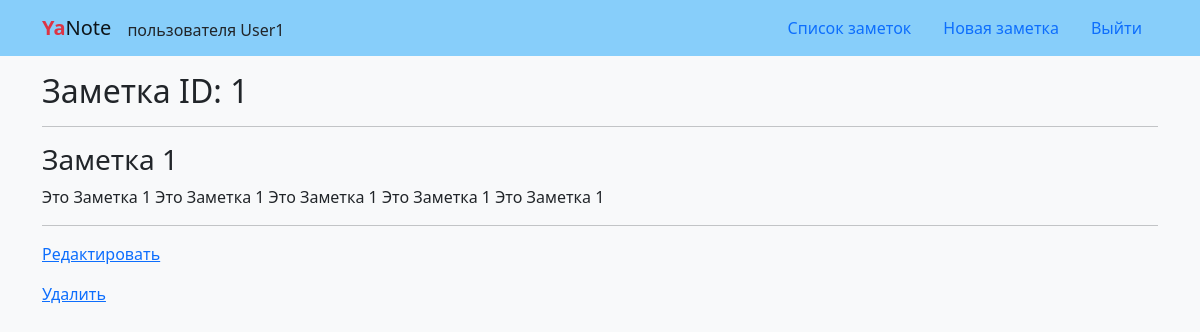
Screenshot of /note/zametka-1/ (signed in) with the database file from the repository.
### notes/models.py (models this page shows, shortened)
class Note(models.Model):
    title = models.CharField(
        'Заголовок',
        max_length=100,
        default='Название заметки',
        help_text='Дайте короткое название заметке'
    )
    text = models.TextField(
        'Текст',
        help_text='Добавьте подробностей'
    )
    slug = models.SlugField(
        'Адрес для страницы с заметкой',
        max_length=100,
        unique=True,
        blank=True,
        help_text=('Укажите адрес для страницы заметки. Используйте только '
                   'латиницу, цифры, дефисы и знаки подчёркивания')
    )
    author = models.ForeignKey(
        settings.AUTH_USER_MODEL,
        on_delete=models.CASCADE,
    )

### notes/views.py (the view)
# urls.py: path('note/<slug:slug>/', views.NoteDetail.as_view(), name='detail'),
class NoteDetail(NoteBase, generic.DetailView):
    template_name = 'notes/detail.html'

### notes/views.py (called while the page is built)
    def get_queryset(self):
        return self.model.objects.filter(author=self.request.user)

### templates/notes/detail.html
{% extends "base.html" %}
{% block content %}
  <h2>Заметка ID: {{ note.id }}</h2>
  <hr>
  <h3>{{ note.title }}</h3>
  <p>{{ note.text }}</p>
  <hr>
  <p>
    <a href="{% url 'notes:edit' slug=note.slug %}">Редактировать</a>
  </p>
  <p>
    <a href="{% url 'notes:delete' slug=note.slug %}">Удалить</a>
  </p>
{% endblock content %}

### templates/includes/header.html (shortened to what this page needs)
<header>
  <nav class="navbar navbar-light" style="background-color: lightskyblue">
    <div class="container">
      <a class="navbar-brand" href="{% url 'notes:home' %}">
        <span class="text-danger"><b>Ya</b></span>Note
      </a>
      {% if user.is_authenticated %}
          <div class="nav-item align-self-center mt-1">
            пользователя {{ user.username }}
          </div>
      {% endif %}
      <ul class="nav nav-pills">
        {% if user.is_authenticated %}
          <li class="nav-item">
            <a class="nav-link" href="{% url 'notes:list' %}">Список заметок</a>
          </li>
          <li class="nav-item">
            <a class="nav-link" href="{% url 'notes:add' %}">Новая заметка</a>
          </li>
          <li class="nav-item">
            <form method="post" action="{% url 'users:logout' %}">
                <button type="submit" class="nav-link" style="background: none; border: none; cursor: pointer;">Выйти</button>
            </form>
          </li>
        {% endif %}
      </ul>
    </div>
  </nav>
</header>

### rows the page displays
Note: id "1", title "Заметка 1", text "Это Заметка 1 Это Заметка 1 Это Заметка 1 Это Заметка 1 Это Заметка 1"

### other values shown
{{ user.username }} "User1"
